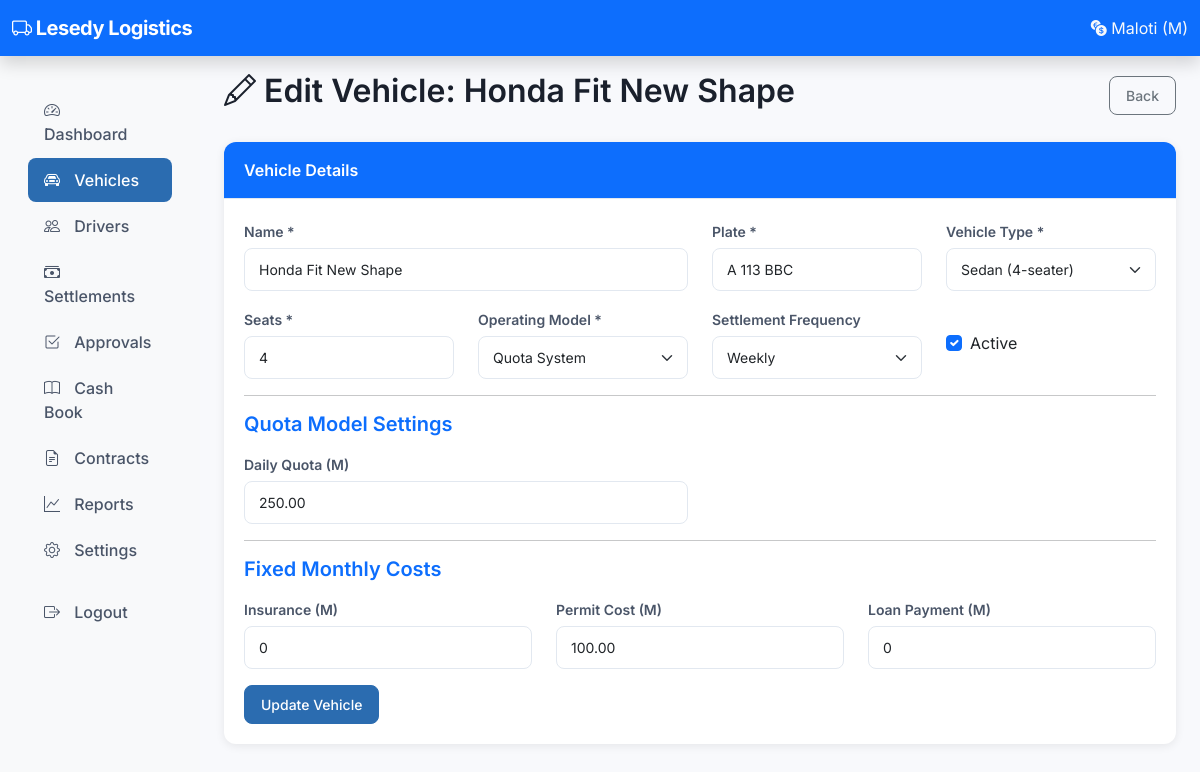
The page /owner/vehicles/1/edit/ (signed in) on the database its author committed.
### accounts/models.py (models this page shows, shortened)
class SystemSettings(models.Model):
    debt_cap = models.DecimalField(max_digits=10, decimal_places=2, default=500.00)
    repayment_percentage = models.IntegerField(default=100)
    minimum_driver_take = models.DecimalField(max_digits=10, decimal_places=2, default=0)
    company_name = models.CharField(max_length=200, default='My Transport Fleet')
    company_phone = models.CharField(max_length=20, blank=True)
    company_email = models.EmailField(blank=True)
    company_address = models.TextField(blank=True)
    company_logo = models.ImageField(upload_to='company/', null=True, blank=True)
    days_in_month_for_salary = models.IntegerField(default=30)
    contract_settlement_day = models.IntegerField(default=1,
                                                   help_text="Day of month when contract is settled")
    default_bank_account = models.ForeignKey(
        'cashbook.BankAccount', on_delete=models.SET_NULL, null=True, blank=True
    )
    cash_alert_threshold = models.DecimalField(max_digits=10, decimal_places=2, default=1000.00)
    bank_alert_threshold = models.DecimalField(max_digits=10, decimal_places=2, default=2000.00)
    updated_at = models.DateTimeField(auto_now=True)
    class Meta:
        verbose_name_plural = "System Settings"
    @classmethod
    def get_settings(cls):
        obj, created = cls.objects.get_or_create(id=1)
        return obj

### vehicles/models.py (models this page shows, shortened)
class Vehicle(models.Model):
    VEHICLE_TYPES = [
        ('sedan', 'Sedan (4-seater)'),
        ('minivan', 'Minivan (6-8 seater)'),
        ('minibus', 'Minibus (14-seater)'),
        ('bus', 'Bus (30-50 seater)'),
    ]
    OPERATING_MODELS = [
        ('quota', 'Quota System'),
        ('salary', 'Monthly Salary'),
        ('percentage', 'Percentage System'),
        ('contract', 'Contract System'),
    ]
    name = models.CharField(max_length=100)
    vehicle_type = models.CharField(max_length=20, choices=VEHICLE_TYPES)
    seats = models.PositiveIntegerField()
    plate = models.CharField(max_length=20, unique=True)
    operating_model = models.CharField(max_length=20, choices=OPERATING_MODELS, default='quota')
    daily_quota = models.DecimalField(max_digits=10, decimal_places=2, default=250.00,
                                       help_text="Only used for quota model")
    monthly_salary = models.DecimalField(max_digits=10, decimal_places=2, default=3000.00,
                                          help_text="Only used for salary model")
    driver_percentage = models.DecimalField(max_digits=5, decimal_places=2, default=30.00,
                                             help_text="Driver's percentage of gross income (e.g., 30%)")
    contract_target = models.DecimalField(max_digits=10, decimal_places=2, default=15000.00,
                                           help_text="Monthly target gross income for contract model")
    contract_success_bonus_type = models.CharField(max_length=20, choices=[
        ('fixed', 'Fixed Amount'),
        ('percentage', 'Percentage of Gross'),
        ('hybrid', 'Hybrid (Fixed + Percentage)'),
    ], default='fixed', help_text="Only used for contract model")
    contract_success_bonus_fixed = models.DecimalField(max_digits=10, decimal_places=2, default=2000.00,
                                                        help_text="Fixed bonus amount if target achieved")
    contract_success_bonus_percentage = models.DecimalField(max_digits=5, decimal_places=2, default=10.00,
                                                             help_text="Percentage bonus if target achieved (e.g., 10%)")
    contract_failure_percentage = models.DecimalField(max_digits=5, decimal_places=2, default=20.00,
                                                       help_text="Percentage of gross income driver keeps if target is NOT achieved")
    insurance = models.DecimalField(max_digits=10, decimal_places=2, default=0)
    permit_cost = models.DecimalField(max_digits=10, decimal_places=2, default=0)
    loan_payment = models.DecimalField(max_digits=10, decimal_places=2, default=0)
    default_settlement_frequency = models.CharField(max_length=10, choices=[
        ('daily', 'Daily'),
        ('weekly', 'Weekly'),
    ], default='daily')
    is_active = models.BooleanField(default=True)
    created_at = models.DateTimeField(auto_now_add=True)
    updated_at = models.DateTimeField(auto_now=True)

### owner/views.py (the view, shortened to what this page needs)
# urls.py: path('vehicles/<int:vehicle_id>/edit/', views.vehicle_edit, name='owner_vehicle_edit'),
@owner_required
def vehicle_edit(request, vehicle_id):
    vehicle = get_object_or_404(Vehicle, id=vehicle_id)
    return render(request, 'owner/vehicles/edit.html', {'vehicle': vehicle})

### accounts/context_processors.py (called while the page is built)
def pending_approvals(request):
    if request.user.is_authenticated and request.user.is_staff:
        count = DailySettlement.objects.filter(status='submitted').count()
        return {'pending_approvals': count}
    return {}

def system_settings(request):
    try:
        settings = SystemSettings.get_settings()
        return {
            'company_name': settings.company_name,
            'company_phone': settings.company_phone,
            'company_email': settings.company_email,
            'company_address': settings.company_address,
            'company_logo': settings.company_logo,
        }
    except Exception:
        return {
            'company_name': 'Taxi Accounting System',
            'company_phone': '',
            'company_email': '',
            'company_address': '',
            'company_logo': None,
        }

### owner/views.py (called while the page is built)
def is_owner(user):
    return user.is_authenticated and user.is_staff

### templates/owner/vehicles/edit.html (shortened to what this page needs)
{% extends 'base.html' %}
{% block content %}
<div class="d-flex justify-content-between align-items-center mb-4">
    <h2><i class="bi bi-pencil"></i> Edit Vehicle: {{ vehicle.name }}</h2>
    <a href="{% url 'owner_vehicle_list' %}" class="btn btn-outline-secondary">Back</a>
</div>
<div class="card">
    <div class="card-header bg-primary text-white">Vehicle Details</div>
    <div class="card-body">
        <form method="post">
            {% include 'owner/vehicles/_form.html' %}
            <button type="submit" class="btn btn-primary">Update Vehicle</button>
        </form>
    </div>
</div>
{% endblock %}

### templates/base.html (shortened to what this page needs)
{% load static %}
<!DOCTYPE html>
<html lang="en">
<head>
    <link href="https://cdn.jsdelivr.net/npm/bootstrap@5.3.0/dist/css/bootstrap.min.css" rel="stylesheet">
    <link rel="stylesheet" href="https://cdn.jsdelivr.net/npm/bootstrap-icons@1.11.0/font/bootstrap-icons.css">
    <link rel="stylesheet" href="{% static 'css/style.css' %}">
</head>
<body>
    <nav class="navbar navbar-dark bg-primary shadow">
        <div class="container-fluid">
            <a class="navbar-brand" href="{% url 'owner_dashboard' %}">
                <i class="bi bi-truck"></i> {{ company_name|default:"Taxi Accounting" }}
            </a>
            <span class="navbar-text text-light">
                <i class="bi bi-currency-exchange"></i> Maloti (M)
            </span>
        </div>
    </nav>
    <div class="container-fluid">
        <div class="row">
            <nav class="col-md-3 col-lg-2 d-none d-md-block bg-light sidebar">
                <div class="position-sticky">
                    <ul class="nav flex-column p-3">
                        <li class="nav-item">
                            <a class="nav-link {% if request.resolver_match.url_name == 'owner_dashboard' %}active{% endif %}"
                               href="{% url 'owner_dashboard' %}">
                                <i class="bi bi-speedometer2"></i> Dashboard
                            </a>
                        </li>
                        <li class="nav-item">
                            <a class="nav-link {% if 'vehicle' in request.resolver_match.url_name %}active{% endif %}"
                               href="{% url 'owner_vehicle_list' %}">
                                <i class="bi bi-car-front"></i> Vehicles
                            </a>
                        </li>
                        <li class="nav-item">
                            <a class="nav-link {% if 'driver' in request.resolver_match.url_name %}active{% endif %}"
                               href="{% url 'owner_driver_list' %}">
                                <i class="bi bi-people"></i> Drivers
                            </a>
                        </li>
                        <li class="nav-item">
                            <a class="nav-link {% if 'settlement' in request.resolver_match.url_name %}active{% endif %}"
                               href="{% url 'owner_settlement_list' %}">
                                <i class="bi bi-cash-stack"></i> Settlements
                            </a>
                        </li>
                        <li class="nav-item">
                            <a class="nav-link {% if 'approval' in request.resolver_match.url_name %}active{% endif %}"
                               href="{% url 'owner_pending_approvals' %}">
                                <i class="bi bi-check2-square"></i> Approvals
                            </a>
                        </li>
                        <li class="nav-item">
                            <a class="nav-link {% if 'cashbook' in request.resolver_match.url_name or 'bank' in request.resolver_match.url_name %}active{% endif %}"
                               href="{% url 'owner_cashbook_dashboard' %}">
                                <i class="bi bi-book"></i> Cash Book
                            </a>
                        </li>
                        <li class="nav-item">
                            <a class="nav-link {% if 'contract' in request.resolver_match.url_name %}active{% endif %}"
                               href="{% url 'owner_contract_dashboard' %}">
                                <i class="bi bi-file-earmark-text"></i> Contracts
                            </a>
                        </li>
                        <li class="nav-item">
                            <a class="nav-link {% if 'report' in request.resolver_match.url_name %}active{% endif %}"
                               href="{% url 'report_index' %}">
                                <i class="bi bi-graph-up"></i> Reports
                            </a>
                        </li>
                        <li class="nav-item">
                            <a class="nav-link {% if 'setting' in request.resolver_match.url_name %}active{% endif %}"
                               href="{% url 'owner_settings' %}">
                                <i class="bi bi-gear"></i> Settings
                            </a>
                        </li>
                        <li class="nav-item mt-3">
                            <a class="nav-link" href="{% url 'logout' %}">
                                <i class="bi bi-box-arrow-right"></i> Logout
                            </a>
                        </li>
                    </ul>
                </div>
            </nav>
            <main class="col-md-9 col-lg-10 px-4 py-3">
                {% block content %}{% endblock %}
            </main>
        </div>
    </div>
</body>
</html>

### templates/owner/vehicles/_form.html (shortened to what this page needs)
<div class="row mb-3">
    <div class="col-md-6">
        <label class="form-label">Name *</label>
        <input type="text" name="name" class="form-control" value="{{ vehicle.name|default:'' }}" required>
    </div>
    <div class="col-md-3">
        <label class="form-label">Plate *</label>
        <input type="text" name="plate" class="form-control" value="{{ vehicle.plate|default:'' }}" required>
    </div>
    <div class="col-md-3">
        <label class="form-label">Vehicle Type *</label>
        <select name="vehicle_type" class="form-select">
            {% for value, label in vehicle.VEHICLE_TYPES %}
            <option value="{{ value }}" {% if vehicle.vehicle_type == value %}selected{% endif %}>{{ label }}</option>
            {% endfor %}
        </select>
    </div>
</div>
<div class="row mb-3">
    <div class="col-md-3">
        <label class="form-label">Seats *</label>
        <input type="number" name="seats" class="form-control" value="{{ vehicle.seats|default:'' }}" required>
    </div>
    <div class="col-md-3">
        <label class="form-label">Operating Model *</label>
        <select name="operating_model" class="form-select" id="id_operating_model">
            {% for value, label in vehicle.OPERATING_MODELS %}
            <option value="{{ value }}" {% if vehicle.operating_model == value %}selected{% endif %}>{{ label }}</option>
            {% endfor %}
        </select>
    </div>
    <div class="col-md-3">
        <label class="form-label">Settlement Frequency</label>
        <select name="default_settlement_frequency" class="form-select">
            <option value="weekly" {% if vehicle.default_settlement_frequency == 'weekly' %}selected{% endif %}>Weekly</option>
        </select>
    </div>
    <div class="col-md-3">
        <div class="form-check mt-4">
            <input type="checkbox" name="is_active" class="form-check-input" {% if vehicle.is_active %}checked{% endif %}>
            <label class="form-check-label">Active</label>
        </div>
    </div>
</div>
<hr>
<div class="model-fields" id="quota_fields" style="display: none;">
    <h5 class="text-primary mb-3">Quota Model Settings</h5>
    <div class="row mb-3">
        <div class="col-md-6">
            <label class="form-label">Daily Quota (M)</label>
            <input type="number" name="daily_quota" class="form-control amount-input" step="0.01" value="{{ vehicle.daily_quota|default:'250.00' }}">
        </div>
    </div>
</div>
<hr>
<h5 class="text-primary mb-3">Fixed Monthly Costs</h5>
<div class="row mb-3">
    <div class="col-md-4">
        <label class="form-label">Insurance (M)</label>
        <input type="number" name="insurance" class="form-control amount-input" step="0.01" value="{{ vehicle.insurance|default:'0' }}">
    </div>
    <div class="col-md-4">
        <label class="form-label">Permit Cost (M)</label>
        <input type="number" name="permit_cost" class="form-control amount-input" step="0.01" value="{{ vehicle.permit_cost|default:'0' }}">
    </div>
    <div class="col-md-4">
        <label class="form-label">Loan Payment (M)</label>
        <input type="number" name="loan_payment" class="form-control amount-input" step="0.01" value="{{ vehicle.loan_payment|default:'0' }}">
    </div>
</div>

### static/css/style.css (style rules this page uses)
body { font-family: 'Inter', -apple-system, BlinkMacSystemFont, sans-serif; background-color: #f8f9fc; color: #2d3748; }
h1, h2, h3, h4, h5, h6 { font-weight: 600; color: #1a202c; }
.navbar-brand { font-weight: 700; letter-spacing: -0.5px; }
.sidebar { padding-top: 1rem; }
.sidebar .nav-link { color: #4a5568; border-radius: 8px; padding: 10px 16px; margin-bottom: 2px; font-weight: 500; transition: all 0.2s ease; }
.sidebar .nav-link.active { background-color: #2b6cb0; color: #fff; }
.sidebar .nav-link i { margin-right: 10px; width: 20px; text-align: center; }
.card { border: none; border-radius: 12px; box-shadow: 0 1px 3px rgba(0, 0, 0, 0.08), 0 1px 2px rgba(0, 0, 0, 0.06); transition: transform 0.2s ease, box-shadow 0.2s ease; }
.card-header { background-color: #fff; border-bottom: 1px solid #e2e8f0; padding: 1rem 1.25rem; font-weight: 600; }
.card-body { padding: 1.25rem; }
.form-control, .form-select { border-radius: 8px; border: 1px solid #e2e8f0; padding: 0.625rem 0.875rem; font-size: 0.875rem; transition: border-color 0.2s ease, box-shadow 0.2s ease; }
.form-label { font-weight: 600; font-size: 0.875rem; color: #4a5568; margin-bottom: 0.375rem; }
.btn { border-radius: 8px; font-weight: 500; padding: 0.5rem 1rem; font-size: 0.875rem; transition: all 0.2s ease; }
.btn-primary { background-color: #2b6cb0; border-color: #2b6cb0; }

### templates/base.html (style rules this page uses)
body { font-family: 'Inter', sans-serif; }
.card { border: none; border-radius: 12px; box-shadow: 0 2px 10px rgba(0,0,0,0.08); }
.card-header { border-radius: 12px 12px 0 0 !important; }
.sidebar { min-height: calc(100vh - 70px); }
.nav-link.active { background-color: #0d6efd; }

### rows shown on the page
SystemSettings: company_name "Lesedy Logistics"
Vehicle: name "Honda Fit New Shape", plate "A 113 BBC", vehicle_type "Sedan (4-seater)", seats "4", operating_model "Quota System", default_settlement_frequency "Weekly", is_active "☑", daily_quota "250.00", insurance "0", permit_cost "100.00", loan_payment "0"
